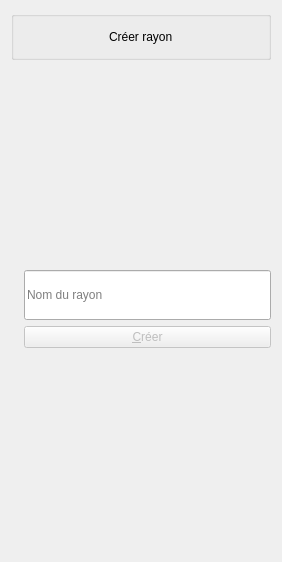
      <widget class="QWidget" name="page_CreerCategorie">
       <layout class="QGridLayout" name="gridLayout_30">
        <item row="0" column="0" colspan="2">
         <widget class="QGroupBox" name="groupBox_17">
          <property name="title">
           <string/>
          </property>
          <layout class="QGridLayout" name="gridLayout_31">
           <item row="1" column="2">
            <widget class="QLabel" name="label_19">
             <property name="styleSheet">
              <string notr="true">font: 75 15pt &quot;DejaVu Sans&quot;;</string>
             </property>
             <property name="text">
              <string>Créer rayon</string>
             </property>
            </widget>
           </item>
           <item row="1" column="0">
            <widget class="QPushButton" name="pushButtonCreerCategorieRetour">
             <property name="text">
              <string/>
             </property>
             <property name="icon">
              <iconset resource="images.qrc">
               <normaloff>:/images/arrow-icone-5494-48.png</normaloff>:/images/arrow-icone-5494-48.png</iconset>
             </property>
             <property name="iconSize">
              <size>
               <width>48</width>
               <height>48</height>
              </size>
             </property>
             <property name="flat">
              <bool>true</bool>
             </property>
            </widget>
           </item>
           <item row="1" column="3">
            <spacer name="horizontalSpacer_25">
             <property name="orientation">
              <enum>Qt::Horizontal</enum>
             </property>
             <property name="sizeHint" stdset="0">
              <size>
               <width>40</width>
               <height>20</height>
              </size>
             </property>
            </spacer>
           </item>
           <item row="1" column="1">
            <spacer name="horizontalSpacer_26">
             <property name="orientation">
              <enum>Qt::Horizontal</enum>
             </property>
             <property name="sizeHint" stdset="0">
              <size>
               <width>40</width>
               <height>20</height>
              </size>
             </property>
            </spacer>
           </item>
           <item row="1" column="4">
            <widget class="QPushButton" name="pushButtonCreerCategorieFermer">
             <property name="text">
              <string/>
             </property>
             <property name="icon">
              <iconset resource="images.qrc">
               <normaloff>:/images/fermer-programme-fenetres-icone-9273-128.png</normaloff>:/images/fermer-programme-fenetres-icone-9273-128.png</iconset>
             </property>
             <property name="iconSize">
              <size>
               <width>48</width>
               <height>48</height>
              </size>
             </property>
             <property name="flat">
              <bool>true</bool>
             </property>
            </widget>
           </item>
          </layout>
         </widget>
        </item>
        <item row="1" column="1">
         <spacer name="verticalSpacer_15">
          <property name="orientation">
           <enum>Qt::Vertical</enum>
          </property>
          <property name="sizeHint" stdset="0">
           <size>
            <width>20</width>
            <height>204</height>
           </size>
          </property>
         </spacer>
        </item>
        <item row="2" column="1">
         <widget class="QLineEdit" name="lineEditCreerCategorieNomCategorie">
          <property name="minimumSize">
           <size>
            <width>0</width>
            <height>50</height>
           </size>
          </property>
          <property name="placeholderText">
           <string>Nom du rayon</string>
          </property>
         </widget>
        </item>
        <item row="4" column="1">
         <spacer name="verticalSpacer_16">
          <property name="orientation">
           <enum>Qt::Vertical</enum>
          </property>
          <property name="sizeHint" stdset="0">
           <size>
            <width>20</width>
            <height>203</height>
           </size>
          </property>
         </spacer>
        </item>
        <item row="3" column="1">
         <widget class="QPushButton" name="pushButtonCreerCategorieCreer">
          <property name="enabled">
           <bool>false</bool>
          </property>
          <property name="text">
           <string>&amp;Créer</string>
          </property>
          <property name="icon">
           <iconset resource="images.qrc">
            <normaloff>:/images/enrg48.png</normaloff>:/images/enrg48.png</iconset>
          </property>
          <property name="iconSize">
           <size>
            <width>50</width>
            <height>50</height>
           </size>
          </property>
         </widget>
        </item>
        <item row="2" column="0" rowspan="2">
         <widget class="QLabel" name="label_18">
          <property name="frameShape">
           <enum>QFrame::NoFrame</enum>
          </property>
          <property name="text">
           <string/>
          </property>
          <property name="pixmap">
           <pixmap resource="images.qrc">:/images/nouveau-document-icone-5946-96.png</pixmap>
          </property>
         </widget>
        </item>
       </layout>
      </widget>
